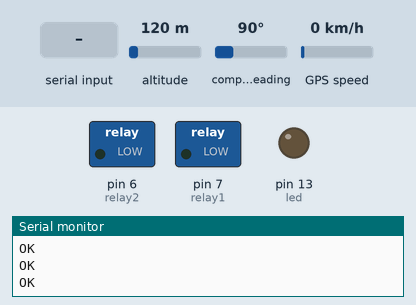
Simulated run of this sketch. Board: Arduino Mega 2560, built with avr-gcc and run on an emulated ATmega2560. Parts: switched loads named in the sketch (green lamp = pin HIGH), output pins drawn as LEDs (lit = HIGH), the last lines printed to the serial monitor. Dashed ring = blinking. The test bench sets the inputs (shaded band); at power-on: altitude 120 m, compass heading 90°, GPS speed 0 km/h. The GPS gets a fix after 3 s at 37.7749, -122.4194 with 8 satellites; the modem accepts every AT command (registered, SIM ready, sends succeed) and sends nothing else.

Above: at 6.5 s.
6.6 s: "E1 ON\n" received over the second serial link
At 8.1 s:
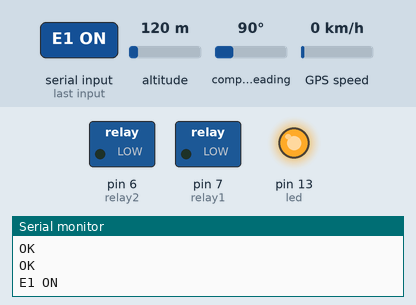
9.2 s: "E1 OFF\n" received over the second serial link
11.8 s: "1\n" received over the second serial link
At 13.3 s:
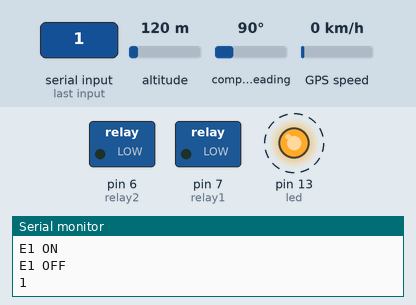
Timing chart, 0 to 20.4 s (numbered marks = the images above; inputs shaded):
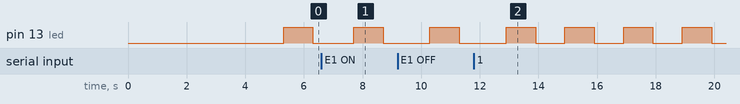

The sketch:

gsm_eber.ino
```cpp
#include <Adafruit_GPS.h>
#include <TimeAlarms.h>


int relay1 = 7;  //This is the Arduino Pin that will control Relay #1
int relay2 = 6;  //This is the Arduino Pin that will control Relay #2
//int relay3 = 5;  //This is the Arduino Pin that will control Relay #3
//int relay4 = 8;  //This is the Arduino Pin that will control Relay #4


// Connect the GPS Power pin to 5V
// Connect the GPS Ground pin to ground
// Connect the GPS TX (transmit) pin to Digital 19
// Connect the GPS RX (receive) pin to Digital 18
Adafruit_GPS GPS(&Serial1);
// Set GPSECHO to 'false' to turn off echoing the GPS data to the Serial console
// Set to 'true' if you want to debug and listen to the raw GPS sentences
#define GPSECHO  false

char Eber1;
char Eber2;
String GPS_string1;        // format the value for Google maps style
String GPS_string2;        // format the value for Google maps style
String GPS_string3;        // format the value for Google maps style
String GPS_string;
int timer_e1,timer_e2;
String textMessage;        // Variable to store text message
String SMS_response;      //
char timeout_rx_sms;


void setup() {
  // put your setup code here, to run once:
  pinMode(relay1, OUTPUT);
  pinMode(relay2, OUTPUT);
  //pinMode(relay3, OUTPUT);
  //pinMode(relay4, OUTPUT);
  digitalWrite(relay1, LOW);
  digitalWrite(relay2, LOW);
  //digitalWrite(relay3, LOW);
  //digitalWrite(relay4, LOW);
  pinMode (13, OUTPUT); // led

  Serial1.begin(9600, SERIAL_8E1); // GPS serial port
  Serial2.begin(115200); // GSM serial port
  Serial.begin(115200);       // for debugging
  while (!Serial) {
    ; // wait for serial port to connect. Needed for native USB port only
  }

 // 9600 NMEA is the default baud rate for Adafruit MTK GPS's- some use 4800
  GPS.begin(9600);

  // uncomment this line to turn on RMC (recommended minimum) and GGA (fix data) including altitude
  //GPS.sendCommand(PMTK_SET_NMEA_OUTPUT_RMCGGA);
  // uncomment this line to turn on only the "minimum recommended" data
  GPS.sendCommand(PMTK_SET_NMEA_OUTPUT_RMCONLY);
  // For parsing data, we don't suggest using anything but either RMC only or RMC+GGA since
  // the parser doesn't care about other sentences at this time

  // Set the update rate
  GPS.sendCommand(PMTK_SET_NMEA_UPDATE_1HZ);   // 1 Hz update rate
  // For the parsing code to work nicely and have time to sort thru the data, and
  // print it out we don't suggest using anything higher than 1 Hz

  // Request updates on antenna status, comment out to keep quiet
  //  GPS.sendCommand(PGCMD_ANTENNA);

  delay(1000);
  Serial.println("Initializing...");
  Serial2.println("AT"); //Once the handshake test is successful, it will back to OK
  updateSerial();
  Serial2.println("AT+CSQ"); //Signal quality test, value range is 0-31 , 31 is the best
  updateSerial();
  Serial2.println("AT+CCID"); //Read SIM information to confirm whether the SIM is plugged
  updateSerial();
  //Check whether it has registered in the network
    while( (sendATcommand("AT+CREG?", "+CREG: 0,1", 500) ||
            sendATcommand("AT+CREG?", "+CREG: 0,5", 500)) == 0 );
  Serial2.println("AT+CMGF=1"); // Configuring SMS TEXT mode
  updateSerial();
  Serial2.println("AT+CNMI=1,2,0,0,0"); // Decides how newly arrived SMS messages should be handled
  updateSerial();
  Serial2.println("AT+CMGDA=DEL ALL");   // delete all SMS
  updateSerial();
}

uint32_t timer = millis();
// **********************************************************************************


void loop() {
  // put your main code here, to run repeatedly:
  char c = GPS.read();
  // if you want to debug, this is a good time to do it!
  if ((c) && (GPSECHO))
    Serial.write(c);

  // if a sentence is received, we can check the checksum, parse it...
  if (GPS.newNMEAreceived()) {
    // a tricky thing here is if we print the NMEA sentence, or data
    // we end up not listening and catching other sentences!
    // so be very wary if using OUTPUT_ALLDATA and trytng to print out data
    //Serial.println(GPS.lastNMEA());   // this also sets the newNMEAreceived() flag to false

    if (!GPS.parse(GPS.lastNMEA()))   // this also sets the newNMEAreceived() flag to false
      return;  // we can fail to parse a sentence in which case we should just wait for another
  }
  // print GPS di debug
 /*
      Serial.print("\nTime: ");
      if (GPS.hour < 10) { Serial.print('0'); }
      Serial.print(GPS.hour, DEC); Serial.print(':');
      if (GPS.minute < 10) { Serial.print('0'); }
      Serial.print(GPS.minute, DEC); Serial.print(':');
      if (GPS.seconds < 10) { Serial.print('0'); }
      Serial.println(GPS.seconds, DEC);
      Serial.print("Date: ");
      Serial.print(GPS.day, DEC); Serial.print('/');
      Serial.print(GPS.month, DEC); Serial.print("/20");
      Serial.println(GPS.year, DEC);
      Serial.print("Fix: "); Serial.print((int)GPS.fix);
      Serial.print(" quality: "); Serial.println((int)GPS.fixquality);
      if (GPS.fix) {
        Serial.println("Location: ");
        GPS_string1 = String(GPS.latitude,4);  // format data in google maps style DMM format
        GPS_string2 = GPS_string1.substring(0,GPS_string1.length()-7) + " " + GPS_string1.substring(GPS_string1.length()-7)+" ";
        Serial.print(GPS_string2);
        GPS_string1 = String(GPS.longitude,4);
        GPS_string2 = GPS_string1.substring(0,GPS_string1.length()-7) + " " + GPS_string1.substring(GPS_string1.length()-7);
        Serial.println(GPS_string2);
        Serial.print("Speed (knots): "); Serial.println(GPS.speed);
        Serial.print("Angle: "); Serial.println(GPS.angle);
        Serial.print("Altitude: "); Serial.println(GPS.altitude);
        Serial.print("Satellites: "); Serial.println((int)GPS.satellites);
      }
    */
// **********************************************************************************
  // if millis() or timer wraps around, we'll just reset it
  if (timer > millis())  timer = millis();
  // approximately every 1 seconds or so, print out the current stats
  if (millis() - timer > 1000) {
    timer = millis(); // reset the 1" timer

    if (timer_e1)    // timeout riscaldamento 1
      {
      timer_e1--;
//      Serial.println(timer_e1);
      }
    else
      Eber1 = 0;
    if (timer_e2)    // timeout riscaldamento 2
      {
      timer_e2--;
 //     Serial.println(timer_e2);
      }
    else
      Eber2 = 0;

    if (Eber1)    // gestisci relè 1
      digitalWrite(relay1, HIGH);
    else
      digitalWrite(relay1, LOW);

    if (Eber2)// gestisci relè 2
      digitalWrite(relay2, HIGH);
    else
      digitalWrite(relay2, LOW);

  if (digitalRead(13))        // led blink
    digitalWrite(13, LOW);
  else
      digitalWrite(13,HIGH);

// **********************************************************************************
// confeziona il messaggio GPS
  GPS_string = "Ora: ";
  if (GPS.hour < 10) {
      GPS_string +='0';
  }
  GPS_string += String(GPS.hour, DEC); GPS_string +=':';
  if (GPS.minute < 10) {
    GPS_string +='0';
  }
  GPS_string += String(GPS.minute, DEC); GPS_string += ':';
  if (GPS.seconds < 10) {
    GPS_string += "0\r";
  }
  GPS_string += String(GPS.seconds, DEC);
  GPS_string += " Data: ";
  GPS_string += String(GPS.day, DEC); GPS_string +='/';
  GPS_string += String(GPS.month, DEC); GPS_string +="/20";
  GPS_string += String(GPS.year, DEC);
  GPS_string += "\n";
  //    Serial.print("Fix: "); Serial.print((int)GPS.fix);
  //    Serial.print(" quality: "); Serial.println((int)GPS.fixquality);
  if (GPS.fix) {
//    GPS_string +="<a href=\"";
    GPS_string1 = String(GPS.latitude, 4); // format data in google maps style DMM format
    GPS_string2 = GPS_string1.substring(0, GPS_string1.length() - 7) + " " + GPS_string1.substring(GPS_string1.length() - 7) + " ";
    GPS_string1 = String(GPS.longitude, 4);
    GPS_string3 = GPS_string1.substring(0, GPS_string1.length() - 7) + " " + GPS_string1.substring(GPS_string1.length() - 7);
//    GPS_string +="https://maps.google.com/maps?q=";
    GPS_string +="Pos :";
    GPS_string += GPS_string2;
    GPS_string += GPS_string3;
    GPS_string += "\n";
//    GPS_string += GPS_string2;
//    GPS_string += "N ";
//    GPS_string += GPS_string3;
//    GPS_string += "E</a>";
//    GPS_string += "\n";
    GPS_string += "Speed (kn): "; GPS_string += String(GPS.speed);
    GPS_string += (" A.: "); GPS_string += String(GPS.angle);
    //      Serial.print("Altitude: "); Serial.println(GPS.altitude);
    GPS_string += " Sat.: "; GPS_string += String((int)GPS.satellites);
//    Serial.println(GPS_string);
    }
}
// **********************************************************************************
// If there are any SMSs available()

  if(Serial2.available()>0)
    textMessage = Serial2.readString();
  if (textMessage.indexOf ("\0")>=0)
  {
//   Serial.println(textMessage);
    textMessage.toUpperCase();      // all upper case
//**************************************************************************************************************
//**************************************************************************************************************
    if(textMessage.indexOf("+CMT: \"+ZZXXXXXXXXXXXX\"")>=0){  // change here your number with prefix
      if (textMessage.indexOf("E1 ON")>=0)
        {
        SMS_response += "Eberspacher 1 acceso \n";
        Eber1 = true;
        timer_e1 = 28800;
        }
      if (textMessage.indexOf("E1 OFF")>=0)
        {
        SMS_response += "Eberspacher 1 spento \n";
        timer_e1 = 0;
        Eber1 = false;
        }
      if (textMessage.indexOf("E2 ON")>=0)
        {
        SMS_response += "Eberspacher 2 acceso \n";
        Eber2 = true;
        timer_e2 = 28800;
        }
      if (textMessage.indexOf("E2 OFF")>=0)
        {
        SMS_response += "Eberspacher 2 spento \n";
        timer_e2 = 0;
        Eber2 = false;
        }
      Serial2.println("AT+CMGS=\"+393355328187\"");
      delay(100);
      Serial2.println(SMS_response);
      Serial2.println(GPS_string);
      delay(500);
      Serial2.write(26);
//      Serial.print(SMS_response);
      SMS_response = "";
      GPS_string ="";
      delay(100);
      textMessage ="";
    }
   Serial.print(textMessage);
   delay(100);
   textMessage ="";
  }
}

//*********************************************************************************************************
void updateSerial()
{
  delay(500);
  while (Serial.available())
  {
    Serial2.write(Serial.read());//Forward what Serial received to Software Serial Port
  }
  while(Serial2.available())
  {
    Serial.write(Serial2.read());//Forward what Software Serial received to Serial Port
  }
}

int8_t sendATcommand(char* ATcommand, char* expected_answer, unsigned int timeout){

    uint8_t x=0,  answer=0;
    char response[100];
    unsigned long previous;

    memset(response, '\0', 100);    // Initialice the string

    delay(100);

    while( Serial2.available() > 0) Serial2.read();    // Clean the input buffer

    Serial2.println(ATcommand);    // Send the AT command


    x = 0;
    previous = millis();

    // this loop waits for the answer
    do{
        // if there are data in the UART input buffer, reads it and checks for the asnwer
        if(Serial2.available() != 0){
            response[x] = Serial2.read();
            x++;
            // check if the desired answer is in the response of the module
            if (strstr(response, expected_answer) != NULL)
            {
                answer = 1;
                Serial.print(response);
            }
        }
    // Waits for the asnwer with time out
    }while((answer == 0) && ((millis() - previous) < timeout));

    return answer;
}
```

Measured:
- by itself, pin 13 (led): alternates HIGH for 1.0 s and LOW for 1.0 s
